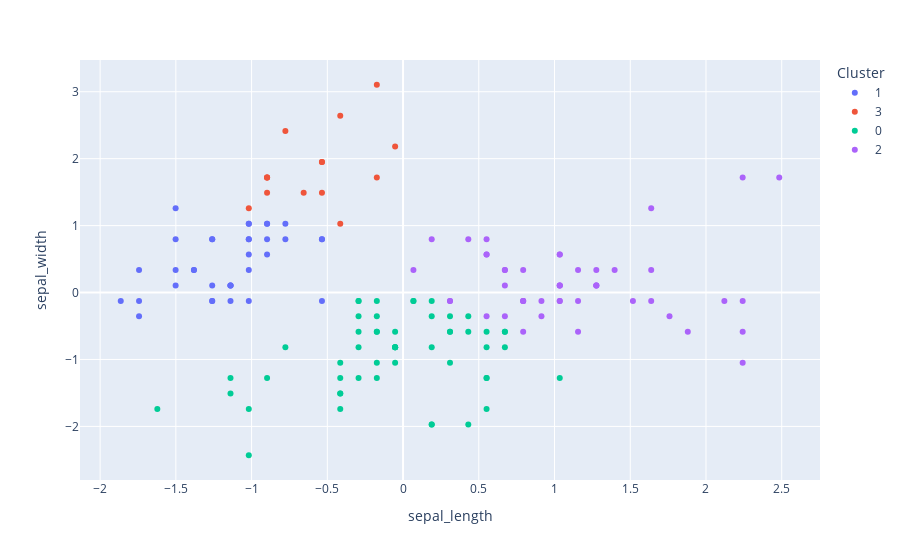

Here is the notebook cell this chart was saved with:
### Code cell
# 4 clusters

kmeans = KMeans(4)

kmeans.fit(x)

clusters_identificados = kmeans.fit_predict(x) # Prediccion de clusters segun el modelo

datos_con_clusters = data.copy()

# Variable que nos ayudara a observar que cluster se le ha identificado a cada dato
datos_con_clusters['Cluster'] = clusters_identificados

datos_con_clusters['Cluster'] = datos_con_clusters["Cluster"].astype("category")

fig = px.scatter(datos_con_clusters,
                 x = 'sepal_length',
                 y = 'sepal_width',
                 color = 'Cluster',
                )
fig.show()

### Figure 1 — Plotly figure (JSON) as saved in the notebook; plotly's stock layout.template omitted (floating-point values rounded to 4 significant figures)
{"data": [{"hovertemplate": "Cluster=1<br>sepal_length=%{x}<br>sepal_width=%{y}<extra></extra>", "legendgroup": "1", "marker": {"color": "#636efa", "symbol": "circle"}, "mode": "markers", "name": "1", "orientation": "v", "showlegend": true, "type": "scatter", "x": [-0.8977, -1.139, -1.381, -1.501, -1.501, -1.018, -1.743, -1.139, -1.26, -1.26, -1.864, -0.8977, -0.5354, -1.501, -0.8977, -1.26, -1.018, -1.018, -0.7769, -0.7769, -1.381, -1.26, -0.5354, -1.139, -1.018, -1.139, -1.743, -0.8977, -1.018, -1.743, -1.018, -1.26, -1.501, -1.018, -0.5354], "xaxis": "x", "y": [1.029, -0.1245, 0.3367, 0.1061, 0.798, 0.798, -0.3552, 0.1061, 0.798, -0.1245, -0.1245, 1.029, 0.798, 1.259, 0.5674, 0.798, -0.1245, 0.798, 1.029, 0.798, 0.3367, 0.1061, 0.798, 0.1061, 0.3367, 0.1061, -0.1245, 0.798, 1.029, 0.3367, 1.029, -0.1245, 0.3367, 0.5674, -0.1245], "yaxis": "y"}, {"hovertemplate": "Cluster=3<br>sepal_length=%{x}<br>sepal_width=%{y}<extra></extra>", "legendgroup": "3", "marker": {"color": "#EF553B", "symbol": "circle"}, "mode": "markers", "name": "3", "orientation": "v", "showlegend": true, "type": "scatter", "x": [-1.018, -0.5354, -0.5354, -0.05233, -0.1731, -0.5354, -0.1731, -0.8977, -0.8977, -0.7769, -0.4146, -0.4146, -0.8977, -0.8977, -0.6561], "xaxis": "x", "y": [1.259, 1.951, 1.49, 2.182, 3.104, 1.951, 1.721, 1.721, 1.49, 2.412, 2.643, 1.029, 1.721, 1.721, 1.49], "yaxis": "y"}, {"hovertemplate": "Cluster=0<br>sepal_length=%{x}<br>sepal_width=%{y}<extra></extra>", "legendgroup": "0", "marker": {"color": "#00cc96", "symbol": "circle"}, "mode": "markers", "name": "0", "orientation": "v", "showlegend": true, "type": "scatter", "x": [-1.622, -0.4146, -0.1731, -1.139, -0.7769, -1.018, 0.06843, 0.1892, 0.31, -0.2939, -0.2939, -0.05233, 0.4307, -0.2939, 0.31, 0.5515, 0.31, 0.1892, -0.1731, -0.4146, -0.4146, -0.05233, 0.1892, 0.5515, -0.2939, -0.4146, -0.4146, -0.05233, -1.018, -0.2939, -0.1731, -0.1731, 0.4307, -0.8977, -0.1731, -0.05233, -1.139, 1.035, 0.6722, -0.1731, -0.05233, 0.1892, -0.2939, 0.5515, 0.4307, 0.6722, 0.6722, 0.5515, 0.31, 0.1892, -0.05233, 0.5515, 0.06843], "xaxis": "x", "y": [-1.739, -1.739, -0.5858, -1.508, -0.8164, -2.431, -0.1245, -1.97, -0.3552, -0.3552, -0.1245, -0.8164, -1.97, -1.278, -0.5858, -1.278, -0.5858, -0.3552, -1.047, -1.508, -1.508, -0.8164, -0.8164, -1.739, -0.1245, -1.278, -1.047, -1.047, -1.739, -0.8164, -0.1245, -0.3552, -0.3552, -1.278, -0.5858, -0.8164, -1.278, -1.278, -0.8164, -1.278, -0.5858, -1.97, -0.5858, -0.8164, -0.5858, -0.5858, -0.5858, -0.5858, -1.047, -0.1245, -0.8164, -1.278, -0.1245], "yaxis": "y"}, {"hovertemplate": "Cluster=2<br>sepal_length=%{x}<br>sepal_width=%{y}<extra></extra>", "legendgroup": "2", "marker": {"color": "#ab63fa", "symbol": "circle"}, "mode": "markers", "name": "2", "orientation": "v", "showlegend": true, "type": "scatter", "x": [1.397, 0.6722, 1.276, 0.793, 0.5515, 0.9138, 1.035, 0.06843, 0.6722, 0.9138, 1.155, 1.035, 0.1892, 1.035, 0.31, 0.5515, 1.518, 0.5515, 0.793, 2.121, 1.759, 1.638, 0.793, 1.155, 0.6722, 0.793, 2.242, 2.242, 1.276, 2.242, 1.035, 1.638, 0.31, 1.638, 1.88, 2.484, 2.242, 0.5515, 0.6722, 1.276, 1.035, 1.276, 1.155, 1.035, 1.035, 0.793, 0.4307], "xaxis": "x", "y": [0.3367, 0.3367, 0.1061, -0.5858, 0.5674, -0.3552, 0.1061, 0.3367, -0.3552, -0.1245, -0.5858, -0.1245, 0.798, 0.1061, -0.1245, 0.5674, -0.1245, -0.3552, -0.1245, -0.1245, -0.3552, 1.259, 0.3367, -0.1245, 0.3367, -0.1245, 1.721, -1.047, 0.3367, -0.5858, 0.5674, 0.3367, -0.1245, -0.1245, -0.5858, 1.721, -0.1245, 0.798, 0.1061, 0.1061, 0.1061, 0.1061, 0.3367, 0.5674, -0.1245, -0.1245, 0.798], "yaxis": "y"}], "layout": {"legend": {"title": {"text": "Cluster"}, "tracegroupgap": 0}, "margin": {"t": 60}, "xaxis": {"anchor": "y", "domain": [0, 1], "title": {"text": "sepal_length"}}, "yaxis": {"anchor": "x", "domain": [0, 1], "title": {"text": "sepal_width"}}}}
